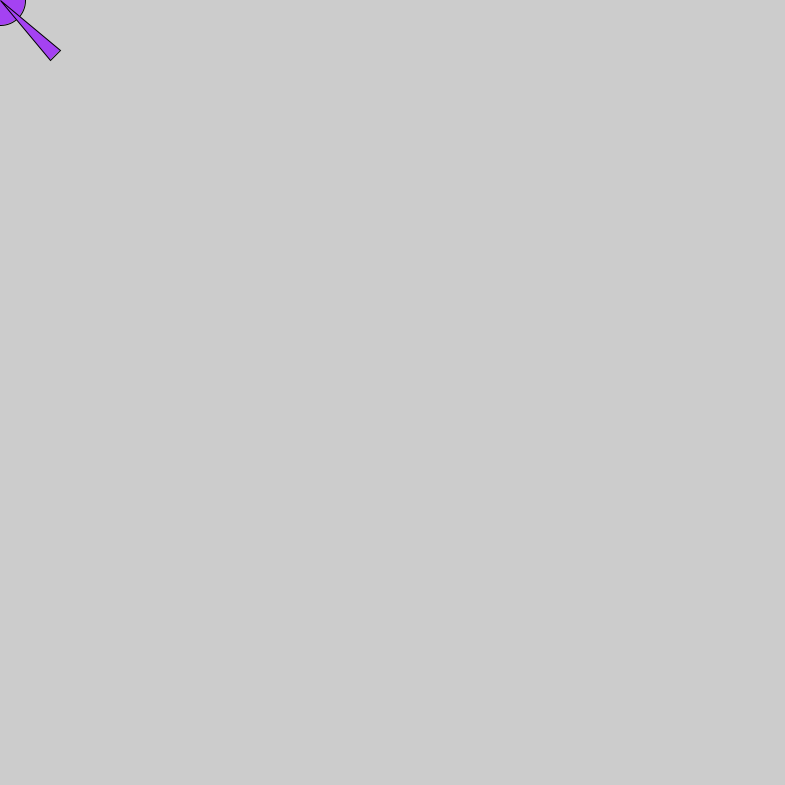
Frame 1 (no input)
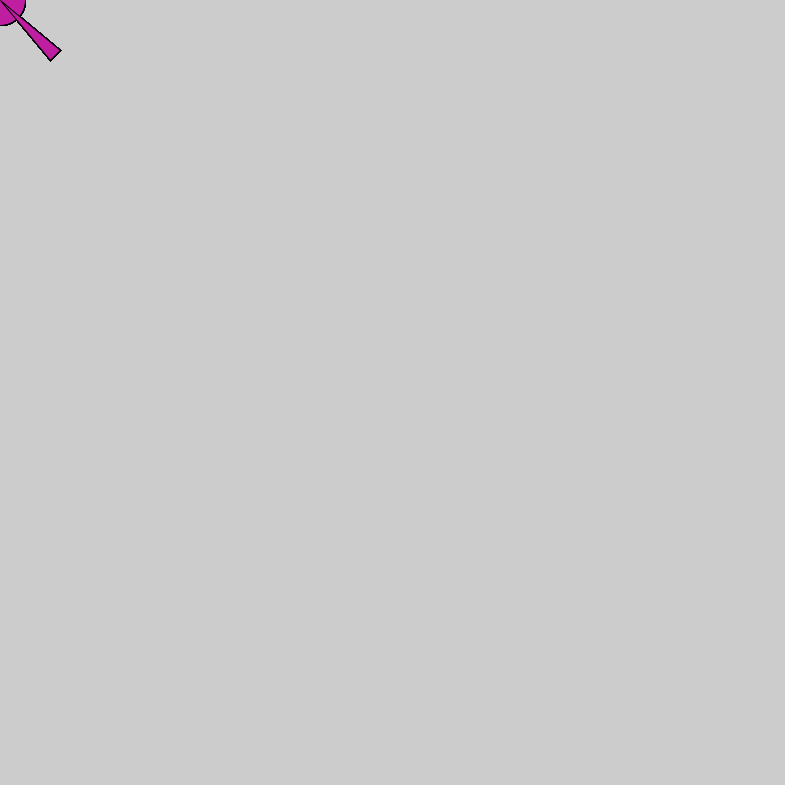
Frame 60 (the mouse pressed at the canvas centre just before this capture)
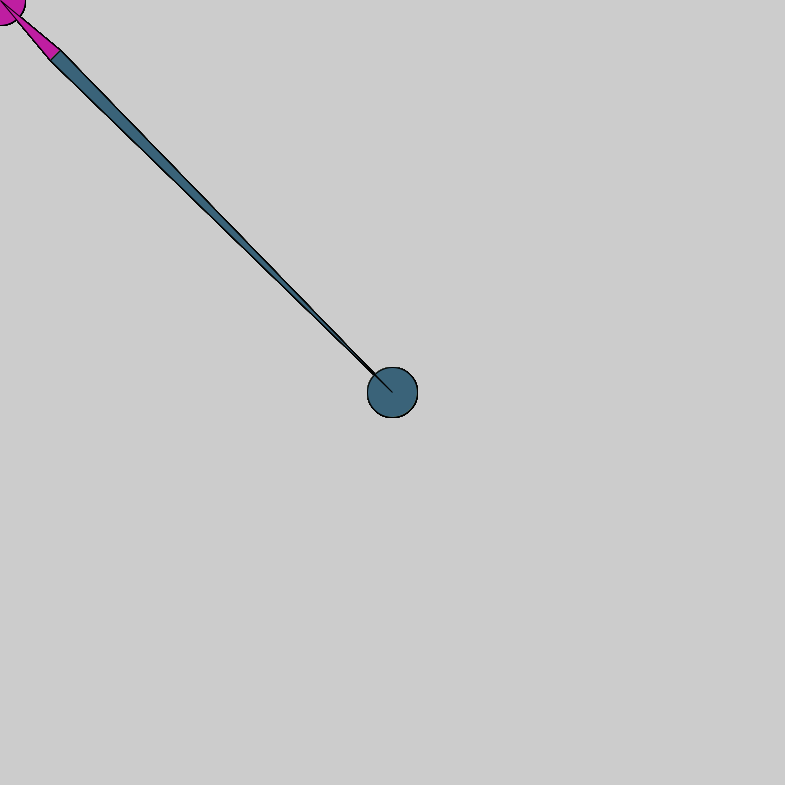
Frame 120 (the mouse held since frame 60 and released just before this capture)

The Processing sketch that drew these frames (run headless with seeded random() and noise(); from frame 60 on, the mouse is pressed at the canvas centre):

// Processing sketch: processing_157135
// ── processing_157135.pde

void setup(){
 size(785, 785);
}

void draw(){
  fill(random(255),random(255),random(255));
  ellipse(mouseX, mouseY, 50, 50);
triangle(mouseX, mouseY,50, 60, 60, 50);
}
